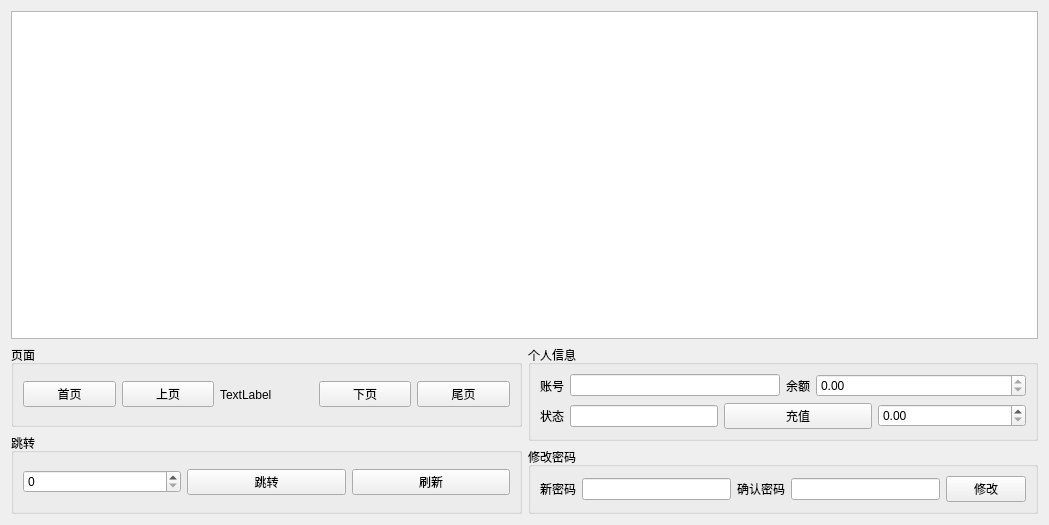
<?xml version="1.0" encoding="UTF-8"?>
<ui version="4.0">
 <class>mytable</class>
 <widget class="QWidget" name="mytable">
  <property name="geometry">
   <rect>
    <x>0</x>
    <y>0</y>
    <width>1049</width>
    <height>525</height>
   </rect>
  </property>
  <property name="windowTitle">
   <string>Form</string>
  </property>
  <layout class="QVBoxLayout" name="verticalLayout">
   <item>
    <widget class="QTableView" name="tableView"/>
   </item>
   <item>
    <layout class="QHBoxLayout" name="horizontalLayout">
     <property name="sizeConstraint">
      <enum>QLayout::SetDefaultConstraint</enum>
     </property>
     <item>
      <layout class="QVBoxLayout" name="verticalLayout_2">
       <item>
        <widget class="QGroupBox" name="groupBox">
         <property name="sizePolicy">
          <sizepolicy hsizetype="Expanding" vsizetype="Preferred">
           <horstretch>0</horstretch>
           <verstretch>0</verstretch>
          </sizepolicy>
         </property>
         <property name="title">
          <string>页面</string>
         </property>
         <layout class="QHBoxLayout" name="horizontalLayout_2">
          <item>
           <widget class="QPushButton" name="firstButton">
            <property name="text">
             <string>首页</string>
            </property>
           </widget>
          </item>
          <item>
           <widget class="QPushButton" name="pastButton">
            <property name="text">
             <string>上页</string>
            </property>
           </widget>
          </item>
          <item>
           <widget class="QLabel" name="pagelabel">
            <property name="text">
             <string>TextLabel</string>
            </property>
           </widget>
          </item>
          <item>
           <widget class="QPushButton" name="nextButton">
            <property name="text">
             <string>下页</string>
            </property>
           </widget>
          </item>
          <item>
           <widget class="QPushButton" name="lastButton">
            <property name="text">
             <string>尾页</string>
            </property>
           </widget>
          </item>
         </layout>
        </widget>
       </item>
       <item>
        <widget class="QGroupBox" name="groupBox_2">
         <property name="sizePolicy">
          <sizepolicy hsizetype="Expanding" vsizetype="Preferred">
           <horstretch>0</horstretch>
           <verstretch>0</verstretch>
          </sizepolicy>
         </property>
         <property name="title">
          <string>跳转</string>
         </property>
         <layout class="QHBoxLayout" name="horizontalLayout_4">
          <item>
           <widget class="QSpinBox" name="pageBox">
            <property name="maximum">
             <number>1000000</number>
            </property>
           </widget>
          </item>
          <item>
           <widget class="QPushButton" name="jumpButton">
            <property name="text">
             <string>跳转</string>
            </property>
           </widget>
          </item>
          <item>
           <widget class="QPushButton" name="flushButton">
            <property name="text">
             <string>刷新</string>
            </property>
           </widget>
          </item>
         </layout>
        </widget>
       </item>
      </layout>
     </item>
     <item>
      <layout class="QVBoxLayout" name="verticalLayout_3">
       <item>
        <widget class="QGroupBox" name="groupBox_3">
         <property name="sizePolicy">
          <sizepolicy hsizetype="Preferred" vsizetype="Preferred">
           <horstretch>0</horstretch>
           <verstretch>0</verstretch>
          </sizepolicy>
         </property>
         <property name="title">
          <string>个人信息</string>
         </property>
         <layout class="QVBoxLayout" name="verticalLayout_4">
          <item>
           <layout class="QHBoxLayout" name="horizontalLayout_5">
            <item>
             <widget class="QLabel" name="label">
              <property name="sizePolicy">
               <sizepolicy hsizetype="Fixed" vsizetype="Preferred">
                <horstretch>0</horstretch>
                <verstretch>0</verstretch>
               </sizepolicy>
              </property>
              <property name="text">
               <string>账号</string>
              </property>
             </widget>
            </item>
            <item>
             <widget class="QLineEdit" name="uidEdit">
              <property name="sizePolicy">
               <sizepolicy hsizetype="Preferred" vsizetype="Fixed">
                <horstretch>0</horstretch>
                <verstretch>0</verstretch>
               </sizepolicy>
              </property>
              <property name="maxLength">
               <number>20</number>
              </property>
              <property name="readOnly">
               <bool>true</bool>
              </property>
             </widget>
            </item>
            <item>
             <widget class="QLabel" name="label_2">
              <property name="sizePolicy">
               <sizepolicy hsizetype="Fixed" vsizetype="Preferred">
                <horstretch>0</horstretch>
                <verstretch>0</verstretch>
               </sizepolicy>
              </property>
              <property name="text">
               <string>余额</string>
              </property>
             </widget>
            </item>
            <item>
             <widget class="QDoubleSpinBox" name="balanceSpinBox">
              <property name="readOnly">
               <bool>true</bool>
              </property>
              <property name="maximum">
               <double>9999.989999999999782</double>
              </property>
             </widget>
            </item>
           </layout>
          </item>
          <item>
           <layout class="QHBoxLayout" name="horizontalLayout_3">
            <item>
             <widget class="QLabel" name="label_3">
              <property name="sizePolicy">
               <sizepolicy hsizetype="Fixed" vsizetype="Preferred">
                <horstretch>0</horstretch>
                <verstretch>0</verstretch>
               </sizepolicy>
              </property>
              <property name="text">
               <string>状态</string>
              </property>
             </widget>
            </item>
            <item>
             <widget class="QLineEdit" name="stateEdit">
              <property name="sizePolicy">
               <sizepolicy hsizetype="Preferred" vsizetype="Fixed">
                <horstretch>0</horstretch>
                <verstretch>0</verstretch>
               </sizepolicy>
              </property>
              <property name="maxLength">
               <number>20</number>
              </property>
              <property name="readOnly">
               <bool>true</bool>
              </property>
             </widget>
            </item>
            <item>
             <widget class="QPushButton" name="payButton">
              <property name="text">
               <string>充值</string>
              </property>
             </widget>
            </item>
            <item>
             <widget class="QDoubleSpinBox" name="paySpinBox">
              <property name="maximum">
               <double>999.990000000000009</double>
              </property>
             </widget>
            </item>
           </layout>
          </item>
         </layout>
        </widget>
       </item>
       <item>
        <widget class="QGroupBox" name="groupBox_4">
         <property name="sizePolicy">
          <sizepolicy hsizetype="Preferred" vsizetype="Preferred">
           <horstretch>0</horstretch>
           <verstretch>0</verstretch>
          </sizepolicy>
         </property>
         <property name="title">
          <string>修改密码</string>
         </property>
         <layout class="QHBoxLayout" name="horizontalLayout_6">
          <item>
           <widget class="QLabel" name="label_4">
            <property name="sizePolicy">
             <sizepolicy hsizetype="Fixed" vsizetype="Preferred">
              <horstretch>0</horstretch>
              <verstretch>0</verstretch>
             </sizepolicy>
            </property>
            <property name="text">
             <string>新密码</string>
            </property>
           </widget>
          </item>
          <item>
           <widget class="QLineEdit" name="newpasswordEdit">
            <property name="maxLength">
             <number>30</number>
            </property>
            <property name="echoMode">
             <enum>QLineEdit::Password</enum>
            </property>
           </widget>
          </item>
          <item>
           <widget class="QLabel" name="label_5">
            <property name="sizePolicy">
             <sizepolicy hsizetype="Fixed" vsizetype="Preferred">
              <horstretch>0</horstretch>
              <verstretch>0</verstretch>
             </sizepolicy>
            </property>
            <property name="text">
             <string>确认密码</string>
            </property>
           </widget>
          </item>
          <item>
           <widget class="QLineEdit" name="confirmEdit">
            <property name="maxLength">
             <number>30</number>
            </property>
            <property name="echoMode">
             <enum>QLineEdit::Password</enum>
            </property>
           </widget>
          </item>
          <item>
           <widget class="QPushButton" name="submitButton">
            <property name="text">
             <string>修改</string>
            </property>
           </widget>
          </item>
         </layout>
        </widget>
       </item>
      </layout>
     </item>
    </layout>
   </item>
  </layout>
 </widget>
 <resources/>
 <connections/>
</ui>
